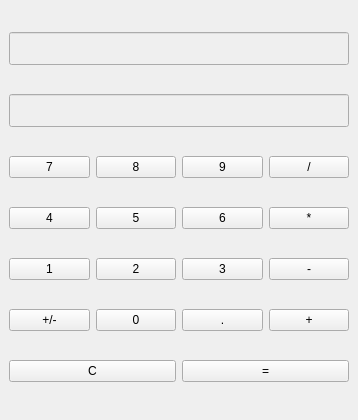
<?xml version="1.0" encoding="UTF-8"?>
<ui version="4.0">
 <class>calculator</class>
 <widget class="QMainWindow" name="calculator">
  <property name="geometry">
   <rect>
    <x>0</x>
    <y>0</y>
    <width>358</width>
    <height>420</height>
   </rect>
  </property>
  <property name="windowTitle">
   <string>MainWindow</string>
  </property>
  <widget class="QWidget" name="centralwidget">
   <layout class="QVBoxLayout">
    <item>
     <widget class="QLineEdit" name="lineEdit_2">
      <property name="enabled">
       <bool>false</bool>
      </property>
      <property name="font">
       <font>
        <pointsize>16</pointsize>
       </font>
      </property>
      <property name="maxLength">
       <number>10</number>
      </property>
      <property name="alignment">
       <set>Qt::AlignmentFlag::AlignRight</set>
      </property>
     </widget>
    </item>
    <item>
     <widget class="QLineEdit" name="lineEdit">
      <property name="enabled">
       <bool>false</bool>
      </property>
      <property name="font">
       <font>
        <pointsize>16</pointsize>
       </font>
      </property>
      <property name="maxLength">
       <number>10</number>
      </property>
      <property name="alignment">
       <set>Qt::AlignmentFlag::AlignRight</set>
      </property>
     </widget>
    </item>
    <item>
     <layout class="QHBoxLayout">
      <item>
       <widget class="QPushButton" name="btn7">
        <property name="text">
         <string>7</string>
        </property>
       </widget>
      </item>
      <item>
       <widget class="QPushButton" name="btn8">
        <property name="text">
         <string>8</string>
        </property>
       </widget>
      </item>
      <item>
       <widget class="QPushButton" name="btn9">
        <property name="text">
         <string>9</string>
        </property>
       </widget>
      </item>
      <item>
       <widget class="QPushButton" name="btnDiv">
        <property name="text">
         <string>/</string>
        </property>
       </widget>
      </item>
     </layout>
    </item>
    <item>
     <layout class="QHBoxLayout">
      <item>
       <widget class="QPushButton" name="btn4">
        <property name="text">
         <string>4</string>
        </property>
       </widget>
      </item>
      <item>
       <widget class="QPushButton" name="btn5">
        <property name="text">
         <string>5</string>
        </property>
       </widget>
      </item>
      <item>
       <widget class="QPushButton" name="btn6">
        <property name="text">
         <string>6</string>
        </property>
       </widget>
      </item>
      <item>
       <widget class="QPushButton" name="btnMul">
        <property name="text">
         <string>*</string>
        </property>
       </widget>
      </item>
     </layout>
    </item>
    <item>
     <layout class="QHBoxLayout">
      <item>
       <widget class="QPushButton" name="btn1">
        <property name="text">
         <string>1</string>
        </property>
       </widget>
      </item>
      <item>
       <widget class="QPushButton" name="btn2">
        <property name="text">
         <string>2</string>
        </property>
       </widget>
      </item>
      <item>
       <widget class="QPushButton" name="btn3">
        <property name="text">
         <string>3</string>
        </property>
       </widget>
      </item>
      <item>
       <widget class="QPushButton" name="btnMinus">
        <property name="text">
         <string>-</string>
        </property>
       </widget>
      </item>
     </layout>
    </item>
    <item>
     <layout class="QHBoxLayout">
      <item>
       <widget class="QPushButton" name="btnSign">
        <property name="text">
         <string>+/-</string>
        </property>
       </widget>
      </item>
      <item>
       <widget class="QPushButton" name="btn0">
        <property name="text">
         <string>0</string>
        </property>
       </widget>
      </item>
      <item>
       <widget class="QPushButton" name="btnDot">
        <property name="text">
         <string>.</string>
        </property>
       </widget>
      </item>
      <item>
       <widget class="QPushButton" name="btnPlus">
        <property name="text">
         <string>+</string>
        </property>
       </widget>
      </item>
     </layout>
    </item>
    <item>
     <layout class="QHBoxLayout">
      <item>
       <widget class="QPushButton" name="btnClear">
        <property name="text">
         <string>C</string>
        </property>
       </widget>
      </item>
      <item>
       <widget class="QPushButton" name="btnEqual">
        <property name="text">
         <string>=</string>
        </property>
       </widget>
      </item>
     </layout>
    </item>
   </layout>
  </widget>
 </widget>
 <resources/>
 <connections/>
</ui>
